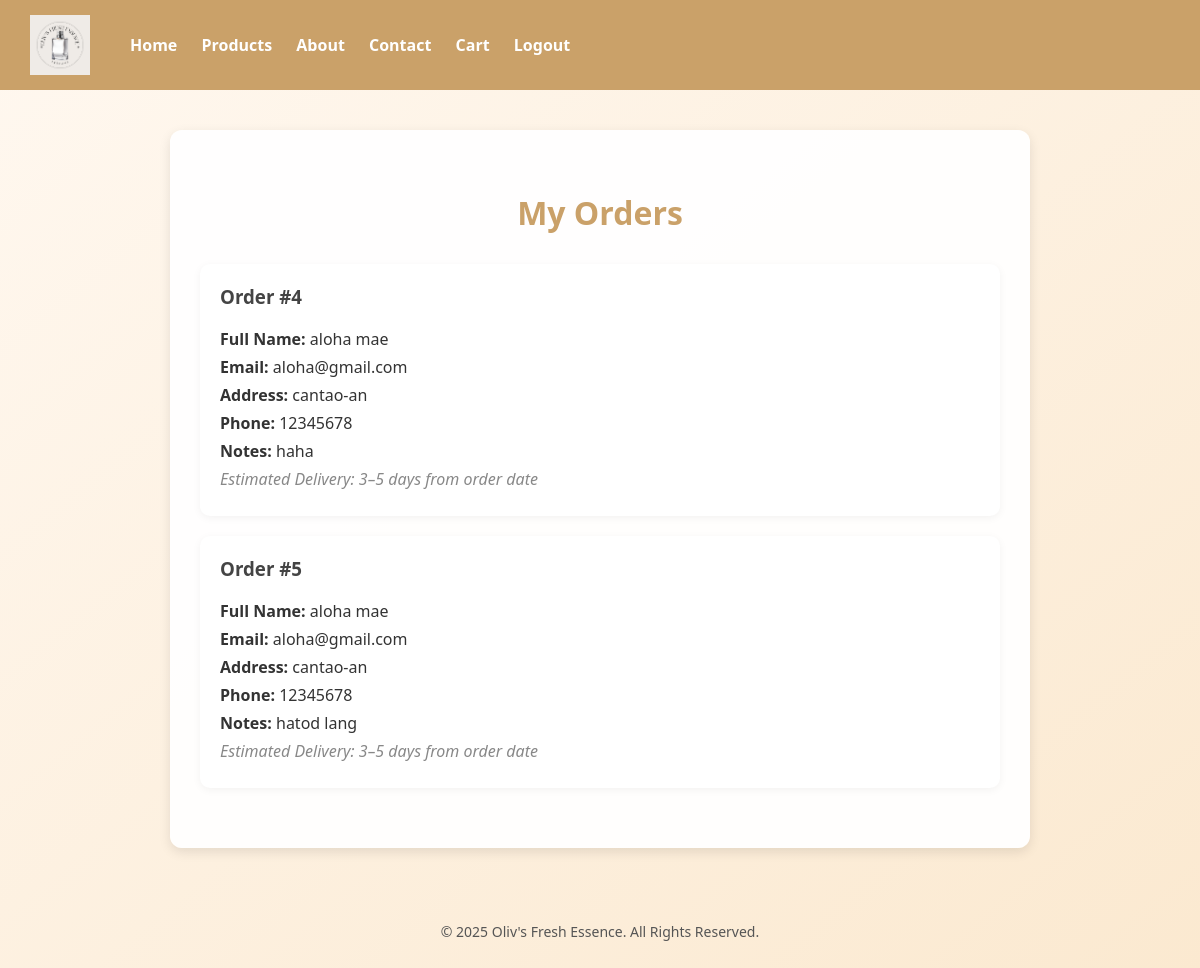
The page /my_orders (signed in) on the database its author committed.
### app.py (models this page shows)
class Order(db.Model):
    id = db.Column(db.Integer, primary_key=True)
    user_id = db.Column(db.Integer)
    fullname = db.Column(db.String(100))
    email = db.Column(db.String(100))
    address = db.Column(db.String(200))
    phone = db.Column(db.String(20))
    notes = db.Column(db.Text)

### app.py (the view)
@app.route('/my_orders')
@login_required
def my_orders():
    orders = Order.query.filter_by(user_id=current_user.id).all()
    return render_template('my_orders.html', orders=orders)

### app.py (called while the page is built)
@login_manager.user_loader
def load_user(user_id):
    return User.query.get(int(user_id))

### templates/my_orders.html (shortened to what this page needs)
<!DOCTYPE html>
<html lang="en">
<head>
</head>
<body>
  <header>
    <div class="logo-nav">
      <img src="{{ url_for('static', filename='logo.jpg') }}" alt="Oliv Logo">
      <nav>
        <a href="{{ url_for('home') }}">Home</a>
        <a href="{{ url_for('products') }}">Products</a>
        <a href="{{ url_for('about') }}">About</a>
        <a href="{{ url_for('contact') }}">Contact</a>
        <a href="{{ url_for('cart') }}">Cart</a>
        {% if current_user.is_authenticated %}
          <a href="{{ url_for('logout') }}">Logout</a>
        {% else %}
          <a href="{{ url_for('signup') }}">Sign Up</a>
          <a href="{{ url_for('login') }}">Log In</a>
        {% endif %}
      </nav>
    </div>
  </header>
  <main class="orders">
    <h1>My Orders</h1>
    {% if orders %}
      {% for order in orders %}
      <div class="order-card">
        <h3>Order #{{ order.id }}</h3>
        <p><strong>Full Name:</strong> {{ order.fullname }}</p>
        <p><strong>Email:</strong> {{ order.email }}</p>
        <p><strong>Address:</strong> {{ order.address }}</p>
        <p><strong>Phone:</strong> {{ order.phone }}</p>
        <p><strong>Notes:</strong> {{ order.notes or 'None' }}</p>
        <p><em>Estimated Delivery: 3–5 days from order date</em></p>
      </div>
      {% endfor %}
    {% else %}
      <p>You have no orders yet.</p>
    {% endif %}
  </main>
  <footer>
    <p>&copy; 2025 Oliv's Fresh Essence. All Rights Reserved.</p>
  </footer>
</body>
</html>

### templates/my_orders.html (style rules this page uses)
body { font-family: 'Segoe UI', sans-serif; margin: 0; padding: 0; background: linear-gradient(to bottom right, #fff8f0, #fbe9d0); color: #333; }
header { background-color: #caa169; padding: 15px 30px; display: flex; justify-content: space-between; align-items: center; flex-wrap: wrap; }
.logo-nav { display: flex; align-items: center; gap: 30px; }
header img { height: 60px; }
nav a { color: white; text-decoration: none; margin: 0 10px; font-weight: bold; transition: color 0.3s; }
main.orders { max-width: 800px; margin: 40px auto; padding: 40px 30px; background-color: rgba(255,255,255,0.95); border-radius: 12px; box-shadow: 0 4px 12px rgba(0,0,0,0.1); }
.orders h1 { text-align: center; color: #caa169; margin-bottom: 30px; }
.order-card { background-color: #fff; padding: 20px; margin-bottom: 20px; border-radius: 10px; box-shadow: 0 2px 8px rgba(0,0,0,0.05); }
.order-card h3 { margin-top: 0; color: #444; }
.order-card p { margin: 6px 0; }
.order-card em { color: #888; }
footer { text-align: center; padding: 20px; font-size: 14px; background-color: transparent; color: #555; }

### rows shown on the page
Order: id "4", fullname "aloha mae", email "aloha@gmail.com", address "cantao-an", phone "12345678", notes "haha"
Order: id "5", fullname "aloha mae", email "aloha@gmail.com", address "cantao-an", phone "12345678", notes "hatod lang"
